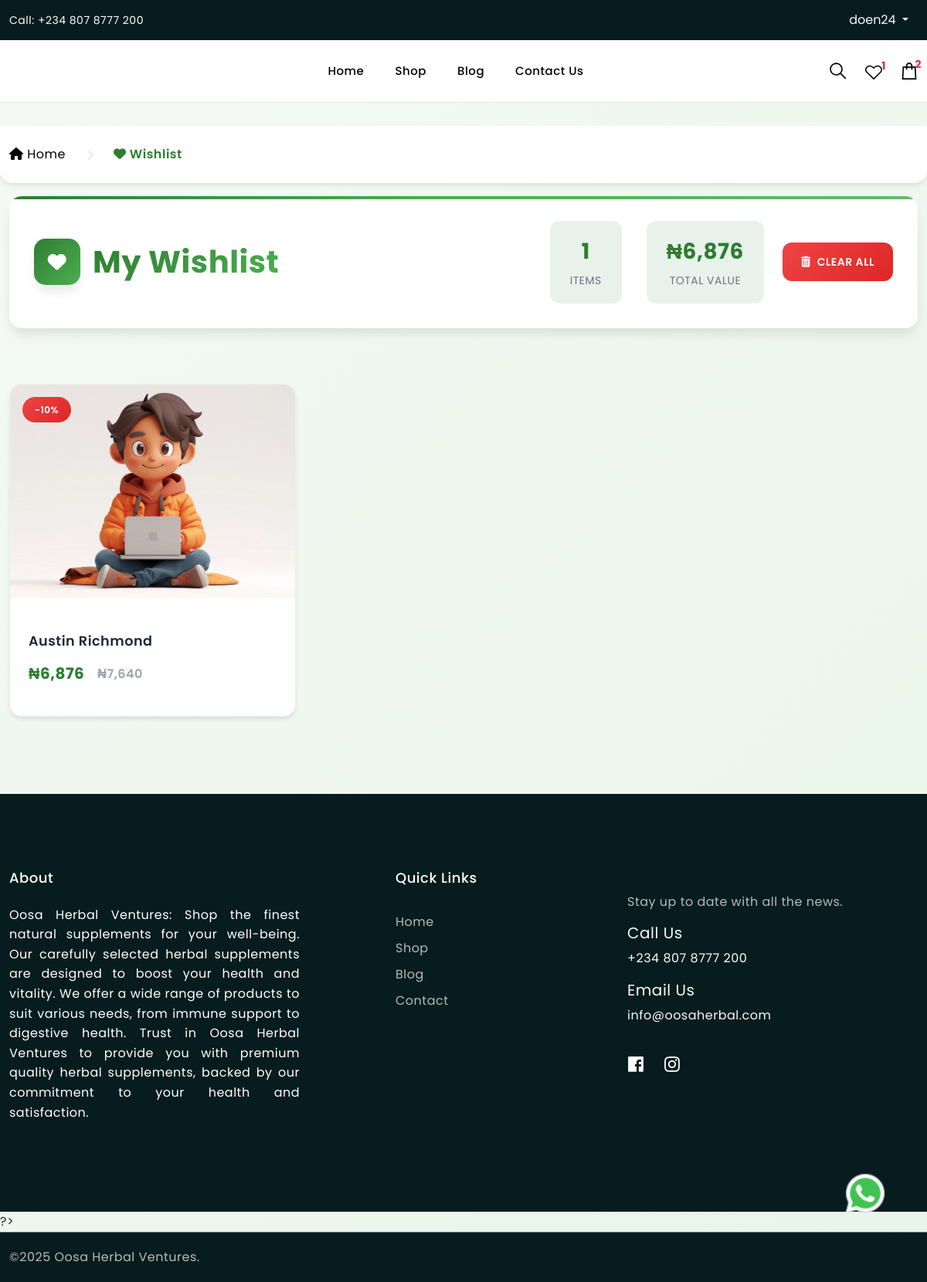
Screenshot of /wishlist.php (signed in) with the database file from the repository.
### tables this page shows
CREATE TABLE `users` (
  `id` int(11) NOT NULL,
  `userid` varchar(20) NOT NULL,
  `firstname` varchar(50) NOT NULL,
  `lastname` varchar(50) NOT NULL,
  `username` varchar(50) NOT NULL,
  `phone` varchar(20) NOT NULL,
  `email` varchar(100) NOT NULL,
  `password` varchar(100) NOT NULL,
  `code` varchar(10) NOT NULL,
  `created_at` datetime NOT NULL DEFAULT current_timestamp()
);

CREATE TABLE `wish` (
  `id` int(11) NOT NULL,
  `userid` varchar(20) NOT NULL,
  `productid` varchar(20) NOT NULL,
  `created_at` datetime NOT NULL DEFAULT current_timestamp()
);

CREATE TABLE `products` (
  `id` int(11) NOT NULL,
  `category_id` int(11) NOT NULL,
  `productid` varchar(11) NOT NULL,
  `name` varchar(255) NOT NULL,
  `tags` varchar(255) NOT NULL,
  `price` int(11) NOT NULL,
  `discount` float NOT NULL,
  `description` text NOT NULL,
  `image` varchar(255) NOT NULL,
  `status` varchar(30) NOT NULL DEFAULT 'available',
  `created_at` datetime NOT NULL DEFAULT current_timestamp()
);

### wishlist.php (the view, shortened to what this page needs)
<?php
include_once("functions.php");
?>
<!doctype html>
<html lang="en" class="no-js">
<head>
    <link href="https://cdnjs.cloudflare.com/ajax/libs/font-awesome/6.4.0/css/all.min.css" rel="stylesheet">
    <link rel="stylesheet" href="assets/css/vendor.css">
    <link rel="stylesheet" href="assets/css/style.css">
</head>
<body>
    <div class="body-wrapper">
        <?php include("components/header.php"); ?>
        <div class="breadcrumb">
            <div class="container">
                <ul>
                    <li><a href="./"><i class="fas fa-home"></i> Home</a></li>
                    <li>
                        <svg class="icon icon-breadcrumb" width="16" height="16" viewBox="0 0 64 64" fill="none"
                            xmlns="http://www.w3.org/2000/svg">
                            <g opacity="0.4">
                                <path
                                    d="M25.9375 8.5625L23.0625 11.4375L43.625 32L23.0625 52.5625L25.9375 55.4375L47.9375 33.4375L49.3125 32L47.9375 30.5625L25.9375 8.5625Z"
                                    fill="currentColor" />
                            </g>
                        </svg>
                    </li>
                    <li><i class="fas fa-heart"></i> Wishlist</li>
                </ul>
            </div>
        </div>
        <main id="MainContent" class="content-for-layout">
            <div class="wishlist-page">
                <div class="wishlist-page-inner">
                    <div class="container">
                        <div class="wishlist-header">
                            <div class="wishlist-title">
                                <div class="wishlist-icon">
                                    <i class="fas fa-heart"></i>
                                </div>
                                <h2 class="section-heading">My Wishlist</h2>
                            </div>
                            <?php
                            $countWish = mysqli_query($conn, "SELECT COUNT(*) as total FROM `wish` WHERE `userid` = '$userid'");
                            $wishCount = mysqli_fetch_assoc($countWish)['total'];
                            $totalValue = 0;
                            $valueQuery = mysqli_query($conn, "SELECT p.price, p.discount FROM `wish` w JOIN `products` p ON w.productid = p.productid WHERE w.userid = '$userid'");
                            while ($item = mysqli_fetch_assoc($valueQuery)) {
                                $price = $item['discount'] > 0 ? $item['price'] - ($item['price'] * ($item['discount'] / 100)) : $item['price'];
                                $totalValue += $price;
                            }
                            ?>
                            <div class="wishlist-stats">
                                <div class="stat-item">
                                    <span class="stat-number"><?= $wishCount ?></span>
                                    <div class="stat-label">Items</div>
                                </div>
                                <div class="stat-item">
                                    <span class="stat-number">₦<?= number_format($totalValue) ?></span>
                                    <div class="stat-label">Total Value</div>
                                </div>
                            </div>
                            <form method="post" class="clear-wishlist-form">
                                <button type="submit" name="clear" class="btn-clear">
                                    <i class="fas fa-trash-alt"></i>
                                    Clear All
                                </button>
                            </form>
                        </div>
                        <div class="products-grid">
                            <?php
                            $getWish = mysqli_query($conn, "SELECT * FROM `wish` WHERE `userid` = '$userid'");
                            if (mysqli_num_rows($getWish) > 0):
                                while ($fetchedWishes = mysqli_fetch_assoc($getWish)):
                                    $productid = $fetchedWishes["productid"];
                                    $getProduct = mysqli_query($conn, "SELECT * FROM `products` WHERE `productid` = '$productid'");
                                    if (mysqli_num_rows($getProduct) > 0):
                                        $products = mysqli_fetch_assoc($getProduct);
                                        $discount = 0;
                                        if ($products["discount"] > 0) {
                                            $discount = $products["price"] - ($products["price"] * ($products["discount"] / 100));
                                        }
                                        ?>
                                        <div class="product-card">
                                            <div class="product-card-img">
                                                <a class="hover-switch" href="product.php?pid=<?= $products["productid"]; ?>">
                                                    <img class="primary-img" src="uploads/<?= $products["image"]; ?>"
                                                        alt="<?= htmlspecialchars($products["name"]); ?>" />
                                                </a>
                                                <div class="product-badge">
                                                    <?php if ($products["discount"] > 0): ?>
                                                        <span
                                                            class="badge-label badge-percentage">-<?= $products["discount"]; ?>%</span>
                                                    <?php endif; ?>
                                                </div>
                                            </div>
                                            <div class="product-card-details">
                                                <h3 class="product-card-title">
                                                    <a
                                                        href="product.php?pid=<?= $products["productid"]; ?>"><?= htmlspecialchars($products["name"]); ?></a>
                                                </h3>
                                                <?php if ($products["discount"] > 0): ?>
                                                    <div class="product-card-price">
                                                        <span class="card-price-regular">₦<?= number_format($discount); ?></span>
                                                        <span
                                                            class="card-price-compare">₦<?= number_format($products["price"]); ?></span>
                                                    </div>
                                                <?php endif; ?>
                                            </div>
                                        </div>
                                        <?php
                                    endif;
                                endwhile;
                            endif; ?>
                        </div>
                    </div>
                </div>
            </div>
        </main>
        <?php include("components/footer.php"); ?>
    </div>
</body>
</html>

### components/header.php (shortened to what this page needs)
<?php
if (isset($_SESSION["user"])) {
    $userid = $_SESSION["user"]["userid"];
    $getUser = mysqli_query($conn, "SELECT * FROM `users` WHERE `userid`='$userid'");
    if (mysqli_num_rows($getUser) > 0) {
        $userDetail = mysqli_fetch_assoc($getUser);
    }
}
?>
<div class="announcement-bar bg-4 py-1 py-lg-2">
    <div class="container">
        <div class="row align-items-center justify-content-between">
            <div class="col-lg-3 d-lg-block d-none">
                <div class="announcement-call-wrapper">
                    <div class="announcement-call">
                        <a class="announcement-text text-white" href="tel:+2348078777200">Call: +234 807 8777 200</a>
                    </div>
                </div>
            </div>
            <div class="col-lg-3 d-lg-block d-none">
                <div class="announcement-meta-wrapper d-flex align-items-center justify-content-end">
                    <div class="announcement-meta d-flex align-items-center">
                        <?php if (!isset($_SESSION["user"])): ?>
                            <a class="announcement-login announcement-text text-white" href="login.php">
                                <svg class="icon icon-user" width="10" height="11" viewBox="0 0 10 11" fill="none"
                                    xmlns="http://www.w3.org/2000/svg">
                                    <path
                                        d="M5 0C3.07227 0 1.5 1.57227 1.5 3.5C1.5 4.70508 2.11523 5.77539 3.04688 6.40625C1.26367 7.17188 0 8.94141 0 11H1C1 8.78516 2.78516 7 5 7C7.21484 7 9 8.78516 9 11H10C10 8.94141 8.73633 7.17188 6.95312 6.40625C7.88477 5.77539 8.5 4.70508 8.5 3.5C8.5 1.57227 6.92773 0 5 0ZM5 1C6.38672 1 7.5 2.11328 7.5 3.5C7.5 4.88672 6.38672 6 5 6C3.61328 6 2.5 4.88672 2.5 3.5C2.5 2.11328 3.61328 1 5 1Z"
                                        fill="#fff" />
                                </svg>
                                <span>Signin / Signup</span>
                            </a>
                        <?php else: ?>
                            <div class="btn-group ms-2">
                                <button class="btn btn-link text-light text-decoration-none dropdown-toggle" type="button"
                                    id="triggerId" data-bs-toggle="dropdown" aria-haspopup="true" aria-expanded="false">
                                    <?= isset($userDetail) ? $userDetail["username"] : "User" ?>
                                </button>
                            </div>
                        <?php endif; ?>
                    </div>
                </div>
            </div>
        </div>
    </div>
</div>
<header class="sticky-header border-btm-black header-1">
    <div class="header-bottom">
        <div class="container">
            <div class="row align-items-center">
                <div class="col-lg-3 col-md-4 col-4">
                    <div class="header-logo">
                        <a href="./" class="logo-main ">
                        </a>
                    </div>
                </div>
                <div class="col-lg-6 d-lg-block d-none">
                    <nav class="site-navigation">
                        <ul class="main-menu list-unstyled justify-content-center">
                            <li
                                class="menu-list-item nav-item <?= basename($_SERVER["SCRIPT_NAME"]) == "index.php" ? "active" : ""; ?> ">
                                <div class="mega-menu-header">
                                    <a class="nav-link text-nowrap" href="index.php"> Home </a>
                                </div>
                            </li>
                            <li
                                class="menu-list-item nav-item <?= basename($_SERVER["SCRIPT_NAME"]) == "shop.php" ? "active" : ""; ?>">
                                <div class="mega-menu-header">
                                    <a class="nav-link text-nowrap" href="shop.php">
                                        Shop
                                    </a>
                                </div>
                            </li>
                            <li
                                class="menu-list-item nav-item <?= basename($_SERVER["SCRIPT_NAME"]) == "blogs.php" ? "active" : ""; ?>">
                                <div class="mega-menu-header">
                                    <a class="nav-link text-nowrap" href="blogs.php">
                                        Blog
                                    </a>
                                </div>
                            </li>
                            <li
                                class="menu-list-item nav-item <?= basename($_SERVER["SCRIPT_NAME"]) == "contact.php" ? "active" : ""; ?>">
                                <a class="nav-link text-nowrap" href="contact.php">Contact Us</a>
                            </li>
                        </ul>
                    </nav>
                </div>
                <div class="col-lg-3 col-md-8 col-8">
                    <div class="header-action d-flex align-items-center justify-content-end">
                        <a class="header-action-item header-search" href="javascript:void(0)">
                        </a>
                        <a class="header-action-item position-relative header-wishlist ms-4 d-none d-lg-block"
                            href="<?= isset($_SESSION["user"]) ? 'wishlist.php' : 'login.php'; ?>">
                            <?php
                            if (isset($_SESSION["user"])):
                                $getWishList = mysqli_query($conn, "SELECT * FROM `wish` WHERE `userid` = '$userid'");
                                ?>
                                <small class="position-absolute text-danger fw-bold "
                                    style="top: -5px; right: -5px;"><?= $getWishList->num_rows ?></small>
                            <?php endif; ?>
                        </a>
                        <a class="header-action-item position-relative header-cart ms-4"
                            href="<?= isset($_SESSION["user"]) ? 'cart.php' : 'login.php'; ?>">
                            <?php
                            if (isset($_SESSION["user"])):
                                $getCartInfo = mysqli_query($conn, "SELECT * FROM `cart` WHERE `userid` = '$userid'");
                                ?>
                                <small class="position-absolute text-danger fw-bold "
                                    style="top: -5px; right: -5px;"><?= $getCartInfo->num_rows ?></small>
                            <?php endif; ?>
                        </a>
                    </div>
                </div>
            </div>
        </div>
    </div>
</header>

### rows the page displays
users: username "doen24"
wish: products.image (picture), products.discount "10", products.name "Austin Richmond", products.price+discount "6,876", products.price "7,640"

### other values shown
$getWishList->num_rows "1"
$getCartInfo->num_rows "2"
$wishCount "1"
$totalValue "6,876"
